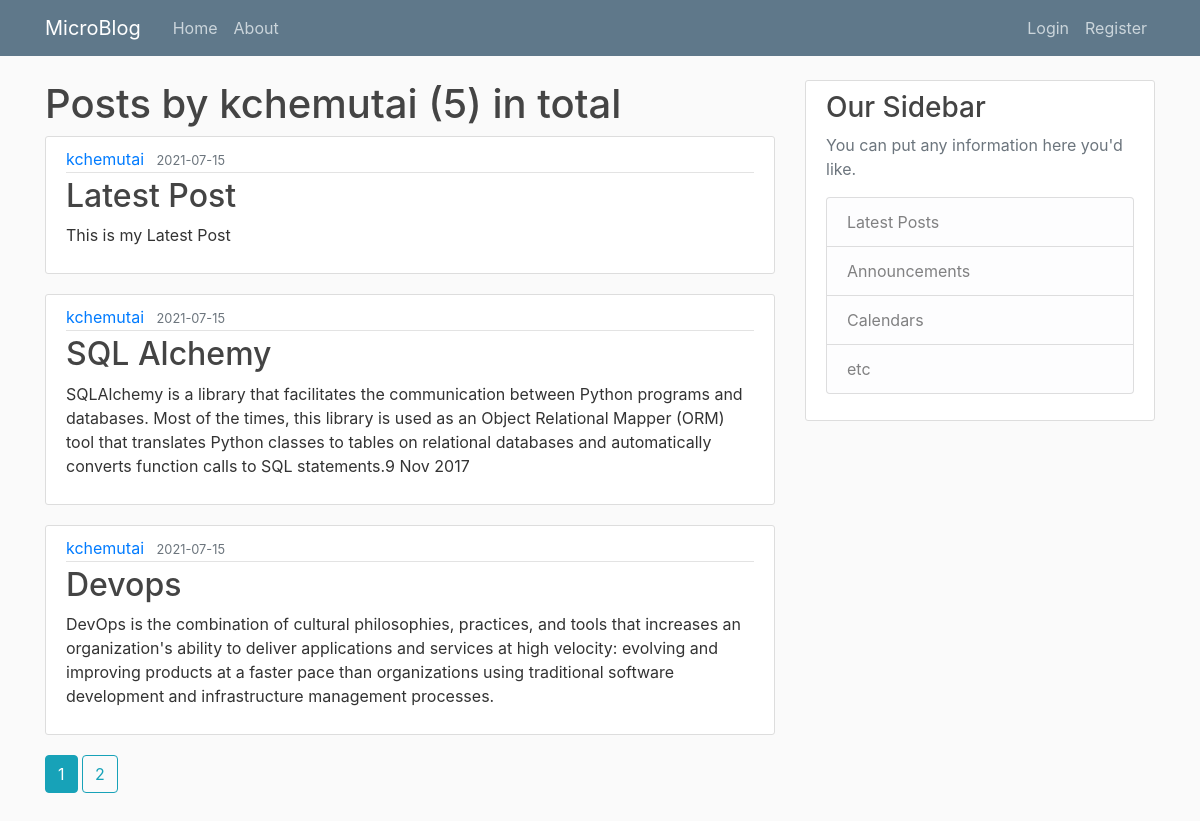
The page /user/kchemutai on the database its author committed.
### microblog/models.py (models this page shows, shortened)
class User(db.Model, UserMixin):
    id = db.Column(db.Integer, primary_key=True)
    username = db.Column(db.String(30), unique=True, nullable=False)
    email = db.Column(db.String(120), unique=True, nullable=False)
    password = db.Column(db.String(60), nullable=False)
    image_file = db.Column(db.String(20), nullable=False,
                           default='default.jpg')
    posts = db.relationship('Post', backref='author', lazy=True)

class Post(db.Model):
    id = db.Column(db.Integer, primary_key=True)
    title = db.Column(db.String(60), nullable=False)
    content = db.Column(db.Text, nullable=False)
    date_posted = db.Column(db.DateTime, nullable=False,
                            default=datetime.utcnow)
    user_id = db.Column(db.Integer, db.ForeignKey('user.id'), nullable=False)

### microblog/routes.py (the view)
@app.route("/user/<string:username>")
def user_posts(username):
    page = request.args.get('page', 1, type=int)
    user = User.query.filter_by(username=username).first_or_404()
    posts = Post.query.filter_by(author=user) .order_by(
        Post.date_posted.desc()).paginate(page=page, per_page=3)
    return render_template('user_posts.html', posts=posts, user=user)

### microblog/templates/user_posts.html
{% extends "layout.html" %}
{% block content %}
<h1>Posts by {{user.username}} ({{posts.total}}) in total</h1>
{% for post in posts.items %}
<article class="media content-section">
    <div class="media-body">
        <div class="article-metadata">
            <a class="mr-2" href="{{ url_for('user_posts', username=post.author.username) }}">{{ post.author.username
                }}</a>
            <small class="text-muted">{{ post.date_posted.strftime('%Y-%m-%d') }}</small>
        </div>
        <h2><a class="article-title" href="{{ url_for('view_post', post_id=post.id) }}">{{ post.title }}</a></h2>
        <p class="article-content">{{ post.content }}</p>
    </div>
</article>
{% endfor %}
{% for page_num in posts.iter_pages(left_edge=1, right_edge=1, left_current=1, right_current=2) %}
{% if page_num %}
{% if posts.page == page_num %}
<a class="btn btn-info mb-5" href="{{ url_for('user_posts', page=page_num, username=user.username) }}">{{page_num}}</a>
{% else %}
<a class="btn btn-outline-info mb-5"
    href="{{ url_for('user_posts', page=page_num, username=user.username) }}">{{page_num}}</a>
{% endif %}
{% else %}
...
{% endif %}
{% endfor %}
{% endblock content %}

### microblog/templates/layout.html (shortened to what this page needs)
<!DOCTYPE html>
<html lang="en">
<head>
    <link rel="stylesheet" href="https://stackpath.bootstrapcdn.com/bootstrap/4.3.1/css/bootstrap.min.css"
>
    <link rel="stylesheet" href="{{ url_for('static', filename='main.css') }}">
</head>
<body>
    <header class="site-header">
        <nav class="navbar navbar-expand-md navbar-dark bg-steel fixed-top">
            <div class="container">
                <a class="navbar-brand mr-4" href="/">MicroBlog</a>
                <div class="collapse navbar-collapse" id="navbarToggle">
                    <div class="navbar-nav mr-auto">
                        <a class="nav-item nav-link" href="{{ url_for('home') }}">Home</a>
                        <a class="nav-item nav-link" href="{{ url_for('about') }}">About</a>
                    </div>
                    <div class="navbar-nav">
                        {% if current_user.is_authenticated %}
                        <a class="nav-item nav-link" href="{{ url_for('post') }}">New Post</a>
                        <a class="nav-item nav-link" href="{{ url_for('account') }}">Account</a>
                        <a class="nav-item nav-link" href="{{ url_for('logout') }}">Logout</a>
                        {% else %}
                        <a class="nav-item nav-link" href="{{ url_for('login') }}">Login</a>
                        <a class="nav-item nav-link" href="{{ url_for('register') }}">Register</a>
                        {% endif %}
                    </div>
                </div>
            </div>
        </nav>
    </header>
    <main role="main" class="container">
        <div class="row">
            <div class="col-md-8">
                {% block content %}{% endblock %}
            </div>
            <div class="col-md-4">
                <div class="content-section">
                    <h3>Our Sidebar</h3>
                    <p class='text-muted'>You can put any information here you'd like.
                    <ul class="list-group">
                        <li class="list-group-item list-group-item-light">Latest Posts</li>
                        <li class="list-group-item list-group-item-light">Announcements</li>
                        <li class="list-group-item list-group-item-light">Calendars</li>
                        <li class="list-group-item list-group-item-light">etc</li>
                    </ul>
                    </p>
                </div>
            </div>
        </div>
    </main>
</body>
</html>

### microblog/static/main.css (style rules this page uses)
body { background: #fafafa; color: #333333; margin-top: 5rem; }
h1, h2, h3, h4, h5, h6 { color: #444444; }
.bg-steel { background-color: #5f788a; }
.site-header .navbar-nav .nav-link { color: #cbd5db; }
.content-section { background: #ffffff; padding: 10px 20px; border: 1px solid #dddddd; border-radius: 3px; margin-bottom: 20px; }
.article-title { color: #444444; }
.article-content { white-space: pre-line; }
.article-metadata { padding-bottom: 1px; margin-bottom: 4px; border-bottom: 1px solid #e3e3e3 }

### rows shown on the page
User: username "kchemutai"
Post: author.username "kchemutai", date_posted "2021-07-15", title "Latest Post", content "This is my Latest Post"
Post: author.username "kchemutai", date_posted "2021-07-15", title "SQL Alchemy", content "SQLAlchemy is a library that facilitates the communication between Python programs and databases. Most of the times, this library is used as an Object Relational Mapper (ORM) tool that translates Python classes to tables on relational databases and automatically converts function calls to SQL statements.9 Nov 2017"
Post: author.username "kchemutai", date_posted "2021-07-15", title "Devops", content "DevOps is the combination of cultural philosophies, practices, and tools that increases an organization's ability to deliver applications and services at high velocity: evolving and improving products at a faster pace than organizations using traditional software development and infrastructure management processes."

### other values the page prints
{{ posts.total }} "5"
{{ page_num }} "1"
{{ page_num }} "2"
